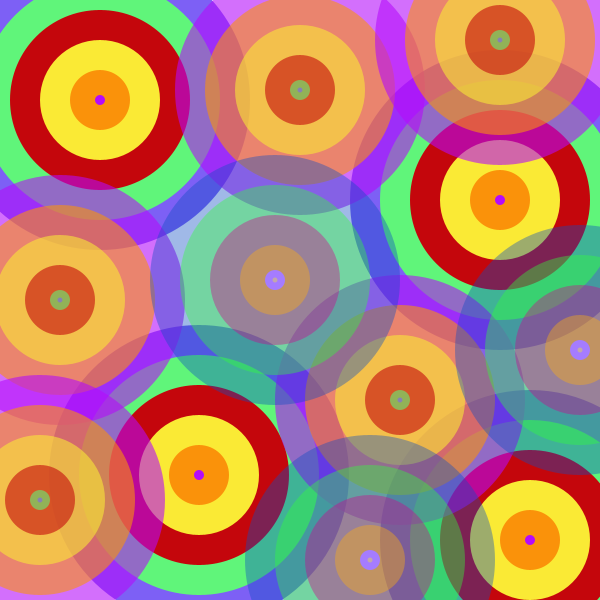
Frame 1 (no input)
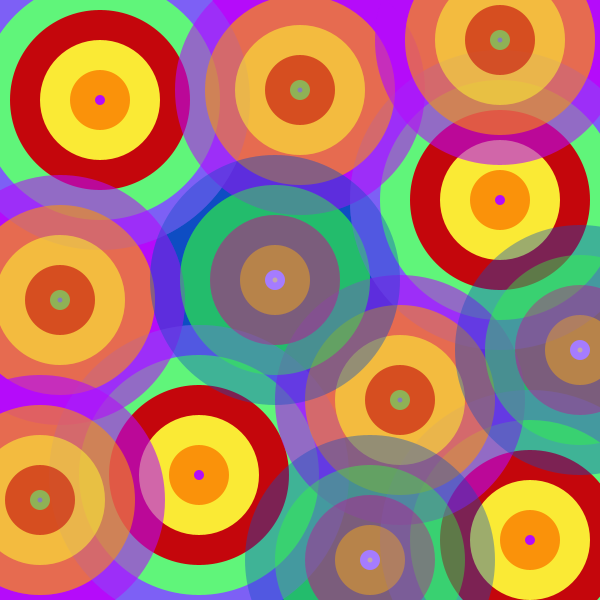
Frame 60 (the mouse pressed at the canvas centre just before this capture)
Frame 120 (the mouse held since frame 60 and released just before this capture): identical to frame 60, image omitted

The Processing sketch that drew these frames (run headless with seeded random() and noise(); from frame 60 on, the mouse is pressed at the canvas centre):

// Processing sketch: processing_11807
// ── processing_11807.pde

//Assignment 1
//Name: Meagan Neal
//E-mail: mneal@brynmawr.edu
//Date:9/6/2010

void setup() {
  size(600,600);
  background(255);
  smooth();
  
}

void draw() {
  //Circle 1
  noStroke();
  ellipseMode(CENTER);
  fill(125,96,245);
  ellipse(100,100,300,300);
  fill(96,245,122);
  ellipse(100,100,240,240);
  fill(196,6,12);
  ellipse(100,100,180,180);
  fill(250,234,53);
  ellipse(100,100,120,120);
  fill(250,146,10);
  ellipse(100,100,60,60);
  fill(181,10,250);
  ellipse(100,100,10,10);
  
  //circle 2
  fill(125,96,245);
  ellipse(500,200,300,300);
  fill(96,245,122);
  ellipse(500,200,240,240);
  fill(196,6,12);
  ellipse(500,200,180,180);
  fill(250,234,53);
  ellipse(500,200,120,120);
  fill(250,146,10);
  ellipse(500,200,60,60);
  fill(181,10,250);
  ellipse(500,200,10,10);
  
  //circle 3
  fill(125,96,245);
  ellipse(199,475,300,300);
  fill(96,245,122);
  ellipse(199,475,240,240);
  fill(196,6,12);
  ellipse(199,475,180,180);
  fill(250,234,53);
  ellipse(199,475,120,120);
  fill(250,146,10);
  ellipse(199,475,60,60);
  fill(181,10,250);
  ellipse(199,475,10,10);
  
   //Circle 4
  fill(125,96,245);
  ellipse(530,540,300,300);
  fill(96,245,122);
  ellipse(530,540,240,240);
  fill(196,6,12);
  ellipse(530,540,180,180);
  fill(250,234,53);
  ellipse(530,540,120,120);
  fill(250,146,10);
  ellipse(530,540,60,60);
  fill(181,10,250);
  ellipse(530,540,10,10);
  
  //Transparent Circle 6
  fill(181,10,250,150);
  ellipse(400,400,250,250);
  fill(250,146,10,150);
  ellipse(400,400,190,190);
  fill(250,234,53,150);
  ellipse(400,400,130,130);
  fill(196,6,12,150);
  ellipse(400,400,70,70);
  fill(96,245,122,150);
  ellipse(400,400,20,20);
  fill(125,96,245,150);
  ellipse(400,400,5,5);
  
  //transparent circle 1
  fill(181,10,250,150);
  ellipse(300,90,250,250);
  fill(250,146,10,150);
  ellipse(300,90,190,190);
  fill(250,234,53,150);
  ellipse(300,90,130,130);
  fill(196,6,12,150);
  ellipse(300,90,70,70);
  fill(96,245,122,150);
  ellipse(300,90,20,20);
  fill(125,96,245,150);
  ellipse(300,90,5,5);
  
  //Transparent circle 2
   fill(181,10,250,150);
  ellipse(60,300,250,250);
  fill(250,146,10,150);
  ellipse(60,300,190,190);
  fill(250,234,53,150);
  ellipse(60,300,130,130);
  fill(196,6,12,150);
  ellipse(60,300,70,70);
  fill(96,245,122,150);
  ellipse(60,300,20,20);
  fill(125,96,245,150);
  ellipse(60,300,5,5);
  
  //Transparent Circle 3 
  fill(12,77,193,100);
  ellipse(275,280,250,250);
  fill(49,255,57,100);
  ellipse(275,280,190,190);
  fill(209,0,139,100);
  ellipse(275,280,130,130);
  fill(255,175,13,100);
  ellipse(275,280,70,70);
  fill(165,124,255.100);
  ellipse(275,280,20,20);
  fill(242,235,42,100);
  ellipse(275,280,5,5);
  
  
  //Transparent Circle 4 
  fill(181,10,250,150);
  ellipse(500,40,250,250);
  fill(250,146,10,150);
  ellipse(500,40,190,190);
  fill(250,234,53,150);
  ellipse(500,40,130,130);
  fill(196,6,12,150);
  ellipse(500,40,70,70);
  fill(96,245,122,150);
  ellipse(500,40,20,20);
  fill(125,96,245,150);
  ellipse(500,40,5,5);
  
  //Transparent Circle 5
  fill(181,10,250,150);
  ellipse(40,500,250,250);
  fill(250,146,10,150);
  ellipse(40,500,190,190);
  fill(250,234,53,150);
  ellipse(40,500,130,130);
  fill(196,6,12,150);
  ellipse(40,500,70,70);
  fill(96,245,122,150);
  ellipse(40,500,20,20);
  fill(125,96,245,150);
  ellipse(40,500,5,5);
  
  //Transparent Circle 7
  fill(12,77,193,100);
  ellipse(370,560,250,250);
  fill(49,255,57,100);
  ellipse(370,560,190,190);
  fill(209,0,139,100);
  ellipse(370,560,130,130);
  fill(255,175,13,100);
  ellipse(370,560,70,70);
  fill(165,124,255.100);
  ellipse(370,560,20,20);
  fill(242,235,42,100);
  ellipse(370,560,5,5);
  
  
  //Transparent Circle 5
 fill(12,77,193,100);
  ellipse(580,350,250,250);
  fill(49,255,57,100);
  ellipse(580,350,190,190);
  fill(209,0,139,100);
  ellipse(580,350,130,130);
  fill(255,175,13,100);
  ellipse(580,350,70,70);
  fill(165,124,255.100);
  ellipse(580,350,20,20);
  fill(242,235,42,100);
  ellipse(580,350,5,5);
  
  
  
}
